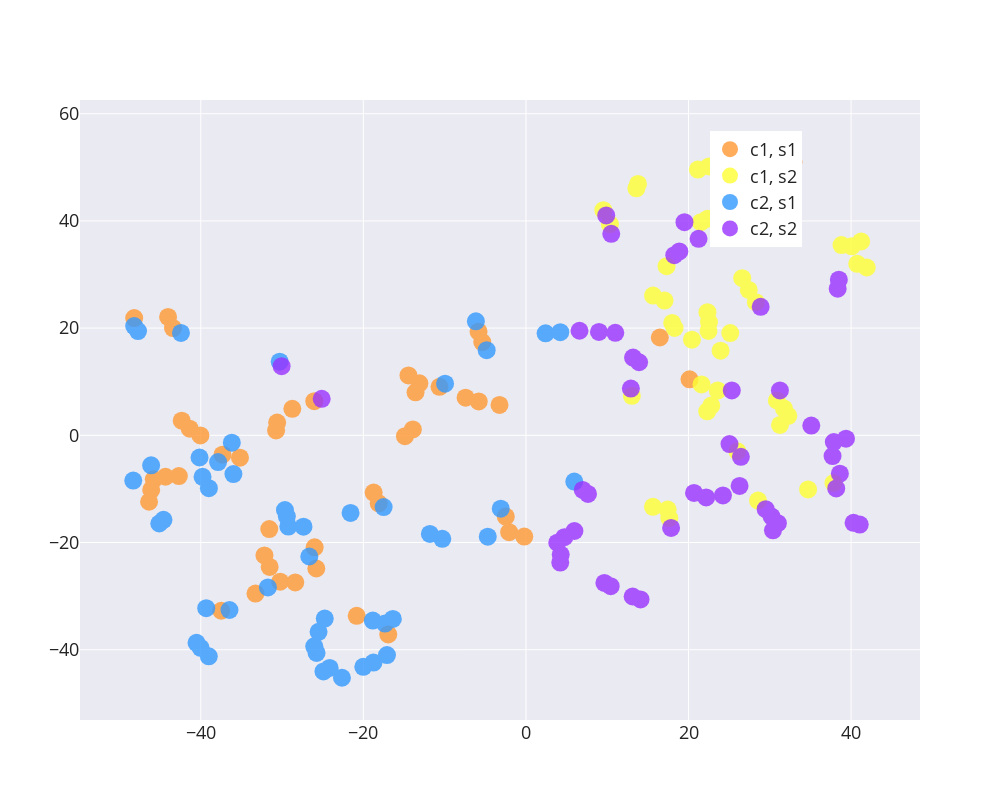

Notebook source saved alongside this figure:
### Code cell
fig = go.Figure()

# specify color for each label (similar color for same class)
label2color = {
    'c1': {
        's1': 'rgb(255, 153, 51)',
        's2': 'rgb(255, 255, 51)',
    }, 
    'c2': {
        's1': 'rgb(51, 153, 255)',
        's2': 'rgb(153, 51, 255)',
    },
}

for c in ['c1', 'c2']:
    for s in ['s1', 's2']:
        color = label2color[c][s]

        fig.add_trace(
            go.Scatter(
                mode='markers',
                x=emb['orig'][c][s]['tsne'][:,0],
                y=emb['orig'][c][s]['tsne'][:,1],
                opacity=0.8,
                marker=dict(
                    color=color,
                    size=18,
                ),
                name=f"{c}, {s}"
            )
        )
        
        
    

fig.update_layout(
    autosize=False,
    width=1000,
    height=800,
    template="seaborn",
    font=dict(
        size=18,
    ),
    #title=dict(
    #    text="test",
    #    font=dict(
    #        color="blue",
    #    ),
    #    x=0.5,
    #),
    legend=dict(
        x=.75,
        y=.95,
        traceorder="normal",
    ),
    #xaxis_title="embedding dim 1",
    #yaxis_title="embedding dim 2",
)

fig.show()
